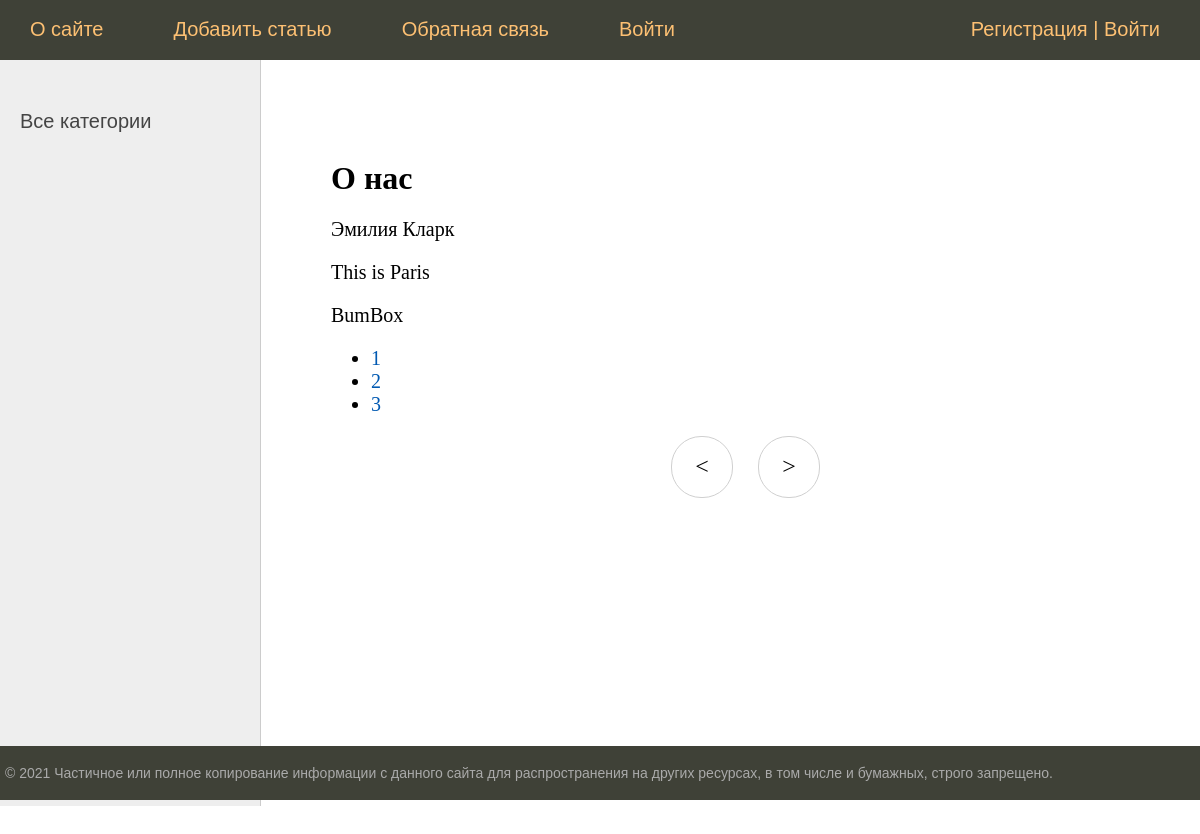
/about/?page=2, run on the app's committed database.
### substation/models.py (models this page shows, shortened)
class Testing(models.Model):
    title = models.CharField(max_length=255, verbose_name='Заголовок')
    slug = models.SlugField(max_length=255, unique=True, db_index=True, verbose_name="URL")
    content = models.TextField(blank=True)
    photo = models.ImageField(upload_to="photos/%y/%m/%d/", verbose_name='Фотография')
    time_create = models.DateTimeField(auto_now_add=True, verbose_name='Время создания')
    time_update = models.DateTimeField(auto_now=True, verbose_name='Время обновления')
    is_published = models.BooleanField(default=True, verbose_name='Опубликовано')
    cat = models.ForeignKey('Category', on_delete=models.PROTECT, null=True, verbose_name='Категория')
    def __str__(self):
        return self.title
    class Meta:
        verbose_name = 'Известные женщины'
        verbose_name_plural = 'Известные женщины'
        ordering = ['time_create', 'title']

### substation/views.py (the view)
# urls.py: path('about/', about, name='about'),
def about(response):
    contact_list = Testing.objects.all()
    paginator = Paginator(contact_list, 3)
    page_number = response.GET.get('page')
    page_obj = paginator.get_page(page_number)
    return render(response, 'substation/about.html', {'page_obj': page_obj, 'menu': menu, 'title': 'О нас'})

### templates/substation/about.html
{% extends 'substation/base.html' %}
{% block content %}
    <h1>{{ title }}</h1>
    <p>
        {% for contact in page_obj %}
            <p>{{ contact }}</p>
        {% endfor %}
    </p>
    <nav>
        <ul>
            {% for p in page_obj.paginator.page_range %}
                <li>
                    <a href="?page={{ p }}"> {{ p }}</a>
                </li>
            {% endfor %}
        </ul>
    </nav>
{% endblock content %}

### substation/static/substation/css/styles.css (style rules this page uses)
html, body { font-family: 'Arial'; margin: 0; padding: 0; height: 100%; width: 100%; color: #444; }
a { color: #0059b2; text-decoration: none; }
.content-text h1 { font-size: 32px; }

### data on the page
Testing: title "Эмилия Кларк"
Testing: title "This is Paris"
Testing: title "BumBox"

### other printed values
{{ m.title }} "О сайте" "Добавить статью" "Обратная связь" "Войти"
{{ title }} "О нас"
{{ p }} "1" "2" "3"
